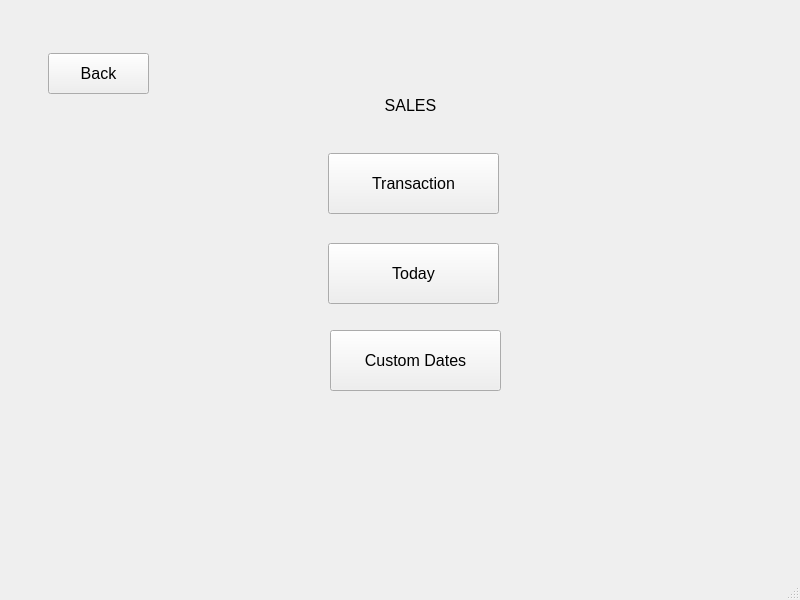
<?xml version="1.0" encoding="UTF-8"?>
<ui version="4.0">
 <class>sales_view</class>
 <widget class="QMainWindow" name="sales_view">
  <property name="geometry">
   <rect>
    <x>0</x>
    <y>0</y>
    <width>800</width>
    <height>600</height>
   </rect>
  </property>
  <property name="windowTitle">
   <string>MainWindow</string>
  </property>
  <widget class="QWidget" name="centralwidget">
   <widget class="QPushButton" name="sales_view_back">
    <property name="geometry">
     <rect>
      <x>48</x>
      <y>53</y>
      <width>101</width>
      <height>41</height>
     </rect>
    </property>
    <property name="font">
     <font>
      <pointsize>12</pointsize>
     </font>
    </property>
    <property name="text">
     <string>Back</string>
    </property>
   </widget>
   <widget class="QLabel" name="label">
    <property name="geometry">
     <rect>
      <x>330</x>
      <y>90</y>
      <width>161</width>
      <height>31</height>
     </rect>
    </property>
    <property name="font">
     <font>
      <pointsize>12</pointsize>
     </font>
    </property>
    <property name="text">
     <string>SALES</string>
    </property>
    <property name="alignment">
     <set>Qt::AlignCenter</set>
    </property>
   </widget>
   <widget class="QPushButton" name="sales_view_transaction">
    <property name="geometry">
     <rect>
      <x>328</x>
      <y>153</y>
      <width>171</width>
      <height>61</height>
     </rect>
    </property>
    <property name="font">
     <font>
      <pointsize>12</pointsize>
     </font>
    </property>
    <property name="text">
     <string>Transaction</string>
    </property>
   </widget>
   <widget class="QPushButton" name="sales_view_today">
    <property name="geometry">
     <rect>
      <x>328</x>
      <y>243</y>
      <width>171</width>
      <height>61</height>
     </rect>
    </property>
    <property name="font">
     <font>
      <pointsize>12</pointsize>
     </font>
    </property>
    <property name="text">
     <string>Today</string>
    </property>
   </widget>
   <widget class="QPushButton" name="sales_view_custom">
    <property name="geometry">
     <rect>
      <x>330</x>
      <y>330</y>
      <width>171</width>
      <height>61</height>
     </rect>
    </property>
    <property name="font">
     <font>
      <pointsize>12</pointsize>
     </font>
    </property>
    <property name="text">
     <string>Custom Dates</string>
    </property>
   </widget>
  </widget>
  <widget class="QMenuBar" name="menubar">
   <property name="geometry">
    <rect>
     <x>0</x>
     <y>0</y>
     <width>800</width>
     <height>26</height>
    </rect>
   </property>
  </widget>
  <widget class="QStatusBar" name="statusbar"/>
 </widget>
 <resources/>
 <connections/>
</ui>
